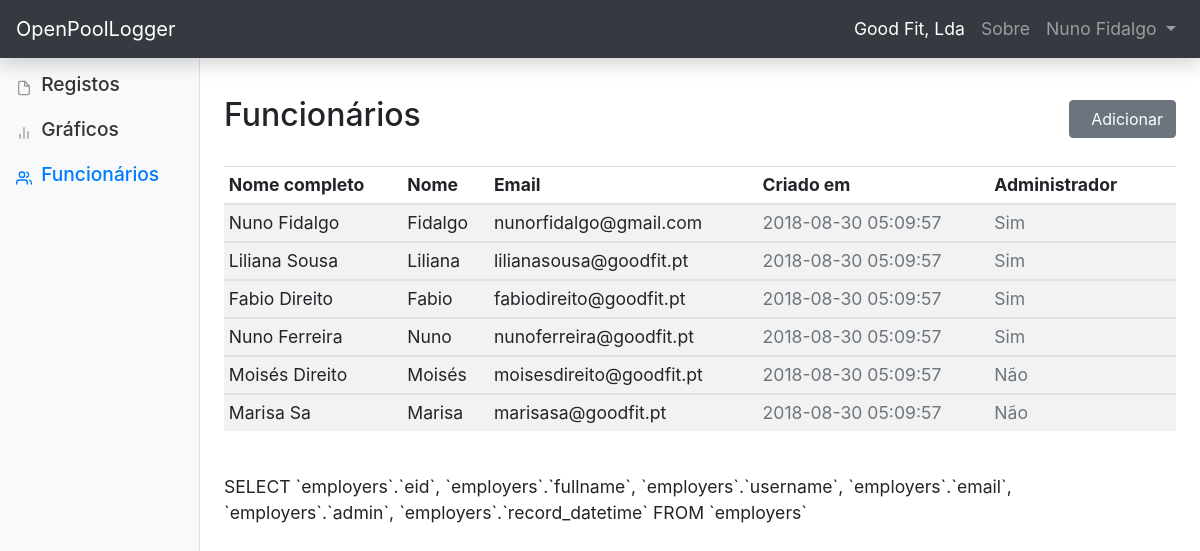
The page /employers.php (signed in) on the database its author committed.
### tables this page shows
CREATE TABLE IF NOT EXISTS `employers` (
  `eid` bigint(20) UNSIGNED NOT NULL AUTO_INCREMENT,
  `fullname` varchar(128) NOT NULL,
  `username` varchar(32) NOT NULL,
  `password` varchar(40) NOT NULL,
  `email` varchar(255) NOT NULL,
  `admin` tinyint(1) NOT NULL default '0',
  `record_datetime` datetime NOT NULL,
  `modififed_datetime` datetime NOT NULL,
  PRIMARY KEY  (`eid`),
  UNIQUE KEY `eid` (`eid`),
  UNIQUE KEY `email` (`email`)
);

### employers.php (the view, shortened to what this page needs)
<!doctype html>
<html lang="en">
<?php include_once('header.php'); ?>
<body>
<?php include_once('menu.php'); ?>
<div class="container-fluid">
<div class="row">
<?php include_once('sidebar.php'); ?>
<main role="main" class="col-md-9 ml-sm-auto col-lg-10 px-4">
  <div class="d-flex justify-content-between flex-wrap flex-md-nowrap align-items-center pt-3 pb-2 mb-3">
		<h1 class="h2"> Funcionários </h1>
    <?php
      if( $_SESSION['user']['admin'] == "1")
      echo '<div class="btn-group" role="group" aria-label="Button group with nested dropdown">
        <a class="btn btn-outline-secondary active" role="button" href="employers_form.php"><ion-icon name="add-circle-outline"></ion-icon>&nbsp;	Adicionar</a>
      </div>';
    ?>
	</div>
  <div class="table-responsive">
    <table class="table table-striped table-sm table-hover">
      <thead>
        <tr>
          <th>Nome completo</th>
          <th>Nome</th>
          <th>Email</th>
  				<th>Criado em</th>
          <th>Administrador</th>
          <?php
          if( $_SESSION['user']['admin'] == "1")
          echo '<th><ion-icon name="build"></ion-icon></th>
                <th><ion-icon name="trash"></ion-icon></th>';
          ?>
        </tr>
      </thead>
<?php
require_once('config.php');
$con = new mysqli($host, $user, $password, $dbname, $port, $socket)
	or die ('Could not connect to the database server' . mysqli_connect_error());
$query = "SELECT `employers`.`eid`, `employers`.`fullname`, `employers`.`username`, `employers`.`email`, `employers`.`admin`, `employers`.`record_datetime` FROM `employers`";
if ($stmt = $con->prepare($query)) {
    $stmt->execute();
    $stmt->bind_result($fid, $fullname, $username, $email, $admin, $record_datetime);
    while ($stmt->fetch()) {
		printf("<tbody><tr>");
		printf("<td>%s</td> <td>%s</td> <td>%s</td>", $fullname, $username, $email);
    printf('<td class="text-muted"> %s </td>', $record_datetime);
		if($admin == "1")
			printf('<td class="text-muted"> Sim </td>');
		else
			printf('<td class="text-muted"> Não </td>');
    if( $_SESSION['user']['admin'] == "1")
    echo '<td class="text-muted"> <ion-icon name="build"></ion-icon> </td>
          <td class="text-muted"> <ion-icon name="trash"></ion-icon> </td>';
		printf("</tr></tbody>");
    }
}
?>
		</table>
	</div>
  <?php
  echo '<br>';
  echo $query;
  ?>
</main>
</div>
</div>
</body>
</html>

### header.php (shortened to what this page needs)
<head>
	<link rel="stylesheet" href="https://stackpath.bootstrapcdn.com/bootstrap/4.1.3/css/bootstrap.min.css">
	<link href="site.css" rel="stylesheet">
</head>

### menu.php (shortened to what this page needs)
<nav class="navbar navbar-expand-lg navbar-dark bg-dark fixed-top shadow">
	<a class="navbar-brand" href="<?php echo $_SERVER["HTTP_REFERER"]; ?>"> OpenPoolLogger </a>
	<div class="collapse navbar-collapse justify-content-end" id="navbarNavDropdown">
		<ul class="navbar-nav">
			<li class="nav-item">
        <a class="nav-link <?php if ($_SESSION['menu'] != "about" ) echo "active"; ?>" href="https://www.goodfit.pt"> <?php echo $_SESSION['settings']['entity']; ?> </a>
      </li>
      <li class="nav-item">
        <a class="nav-link <?php if ($_SESSION['menu'] == "about" ) echo "active"; ?>" href="about.php"> Sobre </a>
      </li>
		  <li class="nav-item dropdown">
			<a class="nav-link dropdown-toggle" href="#" id="navbarDropdownMenuLink" role="button" data-toggle="dropdown" aria-haspopup="true" aria-expanded="false">
 	 		<?php echo $_SESSION['user']['fullname']; ?>
			</a>
		  </li>
		</ul>
	</div>
</nav>

### sidebar.php (shortened to what this page needs)
<nav class="col-md-2 d-none d-md-block bg-light sidebar">
	<div class="sidebar-sticky">
		<ul class="nav flex-column">
		<li class="nav-item">
			<a class="nav-link <?php if ($_SESSION['sidebar'] == "logs" ) echo "active"; ?>" href="logs.php">
			<span data-feather="file"></span>
				Registos
			</a>
		</li>
		<li class="nav-item">
			<a class="nav-link  <?php if ($_SESSION['sidebar'] == "charts" ) echo "active"; ?>" href="charts.php">
			<span data-feather="bar-chart-2"></span>
				Gráficos
			</a>
		</li>
		<li class="nav-item">
			<a class="nav-link <?php if ($_SESSION['sidebar'] == "employers" ) echo "active"; ?>" href="employers.php">
			<span data-feather="users"></span>
				Funcionários
			</a>
		</li>
	</div>
</nav>

### site.css (style rules this page uses)
body { font-size: 1.1rem; }
.feather { width: 16px; height: 16px; vertical-align: text-bottom; }
.sidebar { position: fixed; top: 0; bottom: 0; left: 0; padding: 62px 0 0; box-shadow: inset -1px 0 0 rgba(0, 0, 0, .1); }
.sidebar-sticky { position: relative; top: 0; }
.sidebar .nav-link { font-weight: 500; font-size: 1.2rem; color: #333; }
.sidebar .nav-link .feather { margin-right: 4px; color: #999; }
.sidebar .nav-link.active { color: #007bff; }
.sidebar .nav-link:hover .feather, .sidebar .nav-link.active .feather { color: inherit; }
[role="main"] { padding-top: 80px; }
dl, ol, ul { margin-top: auto !important; margin-bottom: auto !important; }

### rows shown on the page
employers: fullname "Nuno Fidalgo", username "Fidalgo", email "nunorfidalgo@gmail.com", record_datetime "2018-08-30 05:09:57", admin "Sim"
employers: fullname "Liliana Sousa", username "Liliana", email "lilianasousa@goodfit.pt", record_datetime "2018-08-30 05:09:57", admin "Sim"
employers: fullname "Fabio Direito", username "Fabio", email "fabiodireito@goodfit.pt", record_datetime "2018-08-30 05:09:57", admin "Sim"
employers: fullname "Nuno Ferreira", username "Nuno", email "nunoferreira@goodfit.pt", record_datetime "2018-08-30 05:09:57", admin "Sim"
employers: fullname "Moisés Direito", username "Moisés", email "moisesdireito@goodfit.pt", record_datetime "2018-08-30 05:09:57", admin "Não"
employers: fullname "Marisa Sa", username "Marisa", email "marisasa@goodfit.pt", record_datetime "2018-08-30 05:09:57", admin "Não"

### other values the page prints
$_SESSION['settings']['entity'] "Good Fit, Lda"
$_SESSION['user']['fullname'] "Nuno Fidalgo"
$query "SELECT `employers`.`eid`, `employers`.`fullname`, `employers`.`username`, `employers`.`email`, `employers`.`admin`, `employers`.`record_datetime` FROM `employers`"
